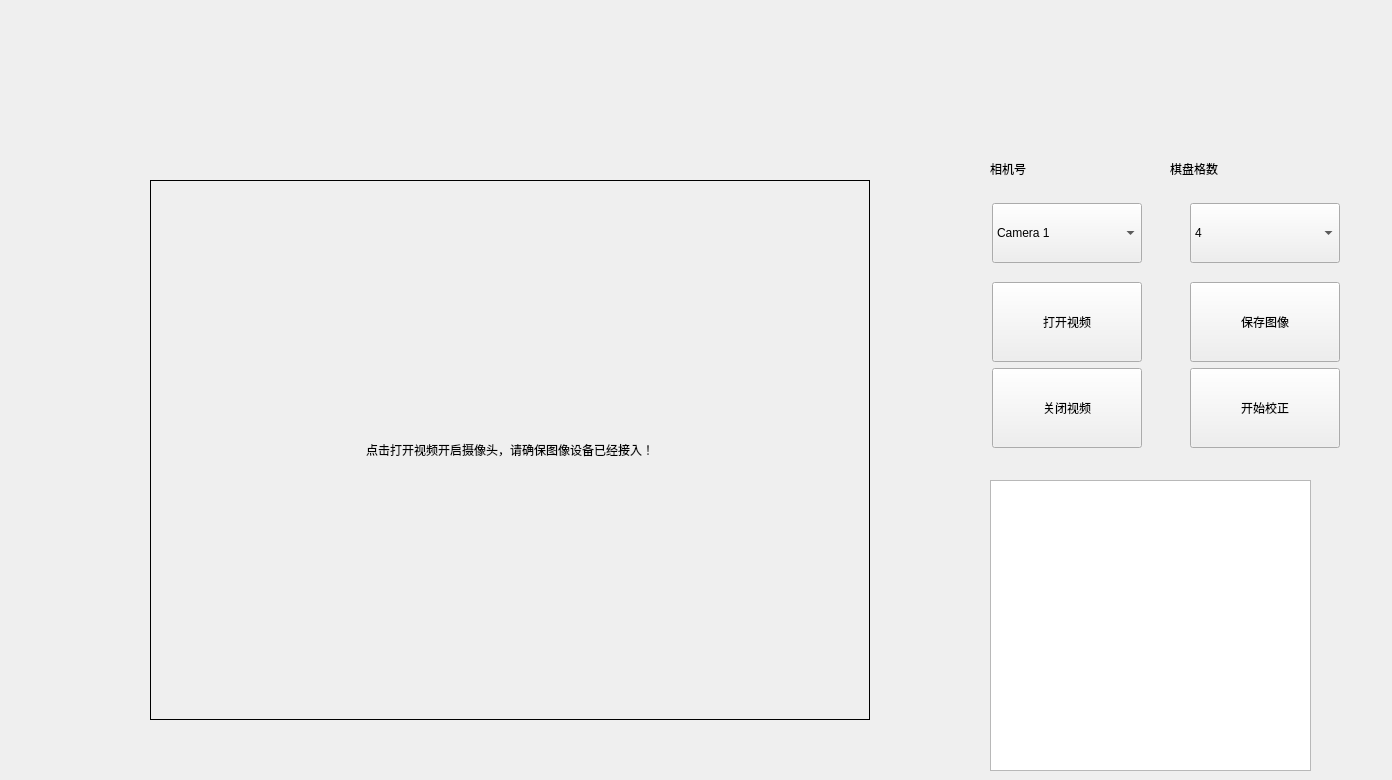
    <widget class="QWidget" name="tab_6">
     <attribute name="title">
      <string> 相机标定</string>
     </attribute>
     <widget class="QLabel" name="label_Camera_Calibration">
      <property name="geometry">
       <rect>
        <x>150</x>
        <y>180</y>
        <width>720</width>
        <height>540</height>
       </rect>
      </property>
      <property name="minimumSize">
       <size>
        <width>720</width>
        <height>540</height>
       </size>
      </property>
      <property name="maximumSize">
       <size>
        <width>720</width>
        <height>540</height>
       </size>
      </property>
      <property name="mouseTracking">
       <bool>true</bool>
      </property>
      <property name="layoutDirection">
       <enum>Qt::LeftToRight</enum>
      </property>
      <property name="autoFillBackground">
       <bool>true</bool>
      </property>
      <property name="frameShape">
       <enum>QFrame::Box</enum>
      </property>
      <property name="text">
       <string>点击打开视频开启摄像头，请确保图像设备已经接入！</string>
      </property>
      <property name="scaledContents">
       <bool>false</bool>
      </property>
      <property name="alignment">
       <set>Qt::AlignCenter</set>
      </property>
     </widget>
     <widget class="QTextBrowser" name="textBrowser_Calibratiob">
      <property name="geometry">
       <rect>
        <x>990</x>
        <y>480</y>
        <width>321</width>
        <height>291</height>
       </rect>
      </property>
     </widget>
     <widget class="QLabel" name="label_62">
      <property name="geometry">
       <rect>
        <x>990</x>
        <y>160</y>
        <width>67</width>
        <height>17</height>
       </rect>
      </property>
      <property name="text">
       <string>相机号</string>
      </property>
     </widget>
     <widget class="QLabel" name="label_63">
      <property name="geometry">
       <rect>
        <x>1170</x>
        <y>160</y>
        <width>67</width>
        <height>17</height>
       </rect>
      </property>
      <property name="text">
       <string>棋盘格数</string>
      </property>
     </widget>
     <widget class="QWidget" name="layoutWidget">
      <property name="geometry">
       <rect>
        <x>950</x>
        <y>190</y>
        <width>433</width>
        <height>271</height>
       </rect>
      </property>
      <layout class="QHBoxLayout" name="horizontalLayout_9">
       <item>
        <layout class="QVBoxLayout" name="verticalLayout_72">
         <item>
          <widget class="QComboBox" name="comboBox_Camera_Calibration">
           <property name="minimumSize">
            <size>
             <width>150</width>
             <height>60</height>
            </size>
           </property>
           <property name="maximumSize">
            <size>
             <width>150</width>
             <height>60</height>
            </size>
           </property>
           <item>
            <property name="text">
             <string>Camera 1</string>
            </property>
           </item>
           <item>
            <property name="text">
             <string>Camera 2</string>
            </property>
           </item>
           <item>
            <property name="text">
             <string>Camera 3</string>
            </property>
           </item>
           <item>
            <property name="text">
             <string>Camera 4</string>
            </property>
           </item>
          </widget>
         </item>
         <item>
          <layout class="QVBoxLayout" name="verticalLayout_71">
           <item>
            <widget class="QPushButton" name="pushButton_Open_Video_Calibration">
             <property name="minimumSize">
              <size>
               <width>150</width>
               <height>80</height>
              </size>
             </property>
             <property name="maximumSize">
              <size>
               <width>150</width>
               <height>80</height>
              </size>
             </property>
             <property name="cursor">
              <cursorShape>PointingHandCursor</cursorShape>
             </property>
             <property name="text">
              <string>打开视频</string>
             </property>
             <property name="iconSize">
              <size>
               <width>30</width>
               <height>30</height>
              </size>
             </property>
            </widget>
           </item>
           <item>
            <widget class="QPushButton" name="pushButton_Close_Video_Calibration">
             <property name="minimumSize">
              <size>
               <width>150</width>
               <height>80</height>
              </size>
             </property>
             <property name="maximumSize">
              <size>
               <width>150</width>
               <height>80</height>
              </size>
             </property>
             <property name="cursor">
              <cursorShape>PointingHandCursor</cursorShape>
             </property>
             <property name="text">
              <string>关闭视频</string>
             </property>
             <property name="iconSize">
              <size>
               <width>30</width>
               <height>30</height>
              </size>
             </property>
            </widget>
           </item>
          </layout>
         </item>
        </layout>
       </item>
       <item>
        <layout class="QVBoxLayout" name="verticalLayout_74">
         <item>
          <widget class="QComboBox" name="comboBox_Cube_Length">
           <property name="minimumSize">
            <size>
             <width>150</width>
             <height>60</height>
            </size>
           </property>
           <property name="sizeIncrement">
            <size>
             <width>150</width>
             <height>60</height>
            </size>
           </property>
           <item>
            <property name="text">
             <string>4</string>
            </property>
           </item>
           <item>
            <property name="text">
             <string>5</string>
            </property>
           </item>
           <item>
            <property name="text">
             <string>6</string>
            </property>
           </item>
           <item>
            <property name="text">
             <string>7</string>
            </property>
           </item>
           <item>
            <property name="text">
             <string>8</string>
            </property>
           </item>
           <item>
            <property name="text">
             <string>9</string>
            </property>
           </item>
           <item>
            <property name="text">
             <string>10</string>
            </property>
           </item>
           <item>
            <property name="text">
             <string>11</string>
            </property>
           </item>
           <item>
            <property name="text">
             <string>12</string>
            </property>
           </item>
          </widget>
         </item>
         <item>
          <layout class="QVBoxLayout" name="verticalLayout_73">
           <item>
            <widget class="QPushButton" name="pushButton_Video_Calibration_Save">
             <property name="minimumSize">
              <size>
               <width>150</width>
               <height>80</height>
              </size>
             </property>
             <property name="maximumSize">
              <size>
               <width>150</width>
               <height>80</height>
              </size>
             </property>
             <property name="cursor">
              <cursorShape>PointingHandCursor</cursorShape>
             </property>
             <property name="text">
              <string>保存图像</string>
             </property>
             <property name="iconSize">
              <size>
               <width>30</width>
               <height>30</height>
              </size>
             </property>
            </widget>
           </item>
           <item>
            <widget class="QPushButton" name="pushButton_Video_Calibration_Start">
             <property name="minimumSize">
              <size>
               <width>150</width>
               <height>80</height>
              </size>
             </property>
             <property name="maximumSize">
              <size>
               <width>150</width>
               <height>80</height>
              </size>
             </property>
             <property name="cursor">
              <cursorShape>PointingHandCursor</cursorShape>
             </property>
             <property name="text">
              <string>开始校正</string>
             </property>
             <property name="iconSize">
              <size>
               <width>30</width>
               <height>30</height>
              </size>
             </property>
            </widget>
           </item>
          </layout>
         </item>
        </layout>
       </item>
      </layout>
     </widget>
    </widget>
